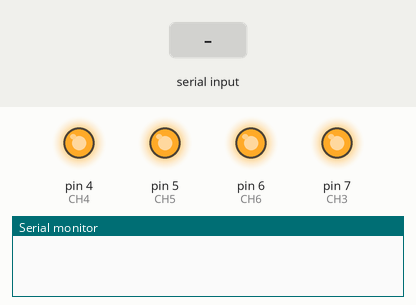
Bench run of a sketch on a simulated Arduino Uno, built with avr-gcc and run on an emulated ATmega328P. Parts: output pins drawn as LEDs (lit = HIGH), the last lines printed to the serial monitor. Dashed ring = blinking. The test bench sets the inputs (shaded band).

Above: at 3.2 s.
3.3 s: "z" received over Serial
At 5.8 s:
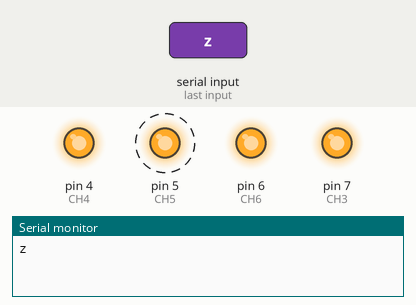
Timing chart, 0 to 7.3 s (numbered marks = the images above; inputs shaded):
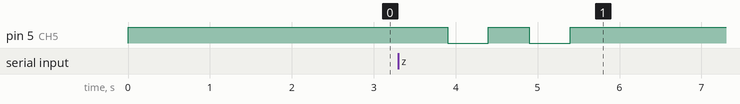

The sketch:

Connection_to_relay.ino
```cpp
# define CH3 7
# define CH4 4
# define CH5 5
# define CH6 6

 void setup()
 {
  Serial.begin(9600);
  pinMode(CH3, OUTPUT);
  pinMode(CH4, OUTPUT);
  pinMode(CH5, OUTPUT);
  pinMode(CH6, OUTPUT);
   //Provide power to both LEDs


   //Turn OFF any power to the Relay channels
   digitalWrite(CH3, HIGH);
   digitalWrite(CH4, HIGH);
   digitalWrite(CH5, HIGH);
   digitalWrite(CH6, HIGH);
   delay(2000); //Wait 2 seconds before starting sequence

 }
 void loop()
 {


   delay(100);

   if(Serial.available())
   {

  //Serial.println(sum1);

    char c = Serial.read();
    Serial.print(c);
   if(c=='b')
    {
      //coffee off
    }
   else if(c=='c')//light on
    {digitalWrite(CH4  ,LOW);
       delay(100);}
   else if(c=='d')//fan on
    {digitalWrite(CH6,LOW);
       delay(100);}
   else if(c=='k')//coffee on
    {digitalWrite(CH5,LOW);
       delay(100);}
   else if(c=='g')//coffee off
    {digitalWrite(CH5,HIGH);
       delay(100);}
   else if(c=='e')//light off
    {digitalWrite(CH4,HIGH);
       delay(100);}
     else if(c=='f')//fan off
    {digitalWrite(CH6,HIGH);
       delay(100);}
     else if(c=='z')//goodbye
    {digitalWrite(CH6,HIGH);
     digitalWrite(CH4,HIGH);
     digitalWrite(CH3,HIGH);
     digitalWrite(CH5,HIGH);
     delay(500);
     digitalWrite(CH5,LOW);
     delay(500);
     digitalWrite(CH5,HIGH);
     delay(500);
     digitalWrite(CH5,LOW);
     delay(500);
     digitalWrite(CH5,HIGH);
     delay(10000);
     }

  }
}
```

Measured:
- after the input at 3.3 s, pin 5 (CH5): alternates HIGH for 0.50 s and LOW for 0.50 s, 4 changes in all, then stays HIGH, starting after 0.60 s
